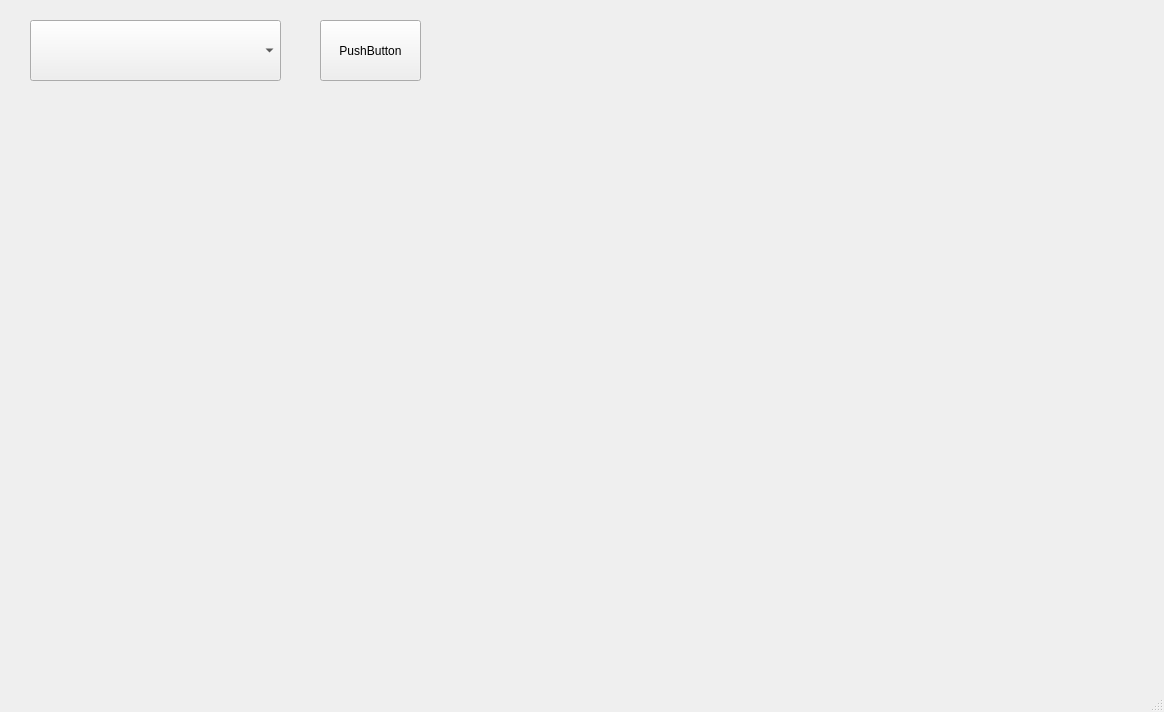
<?xml version="1.0" encoding="UTF-8"?>
<ui version="4.0">
 <class>home</class>
 <widget class="QMainWindow" name="home">
  <property name="geometry">
   <rect>
    <x>0</x>
    <y>0</y>
    <width>1164</width>
    <height>712</height>
   </rect>
  </property>
  <property name="windowTitle">
   <string>home</string>
  </property>
  <widget class="QWidget" name="centralwidget">
   <widget class="QComboBox" name="comboBox">
    <property name="geometry">
     <rect>
      <x>30</x>
      <y>20</y>
      <width>251</width>
      <height>61</height>
     </rect>
    </property>
   </widget>
   <widget class="QPushButton" name="pushButton">
    <property name="geometry">
     <rect>
      <x>320</x>
      <y>20</y>
      <width>101</width>
      <height>61</height>
     </rect>
    </property>
    <property name="text">
     <string>PushButton</string>
    </property>
   </widget>
  </widget>
  <widget class="QMenuBar" name="menubar">
   <property name="geometry">
    <rect>
     <x>0</x>
     <y>0</y>
     <width>1164</width>
     <height>25</height>
    </rect>
   </property>
  </widget>
  <widget class="QStatusBar" name="statusbar"/>
 </widget>
 <resources/>
 <connections/>
</ui>
